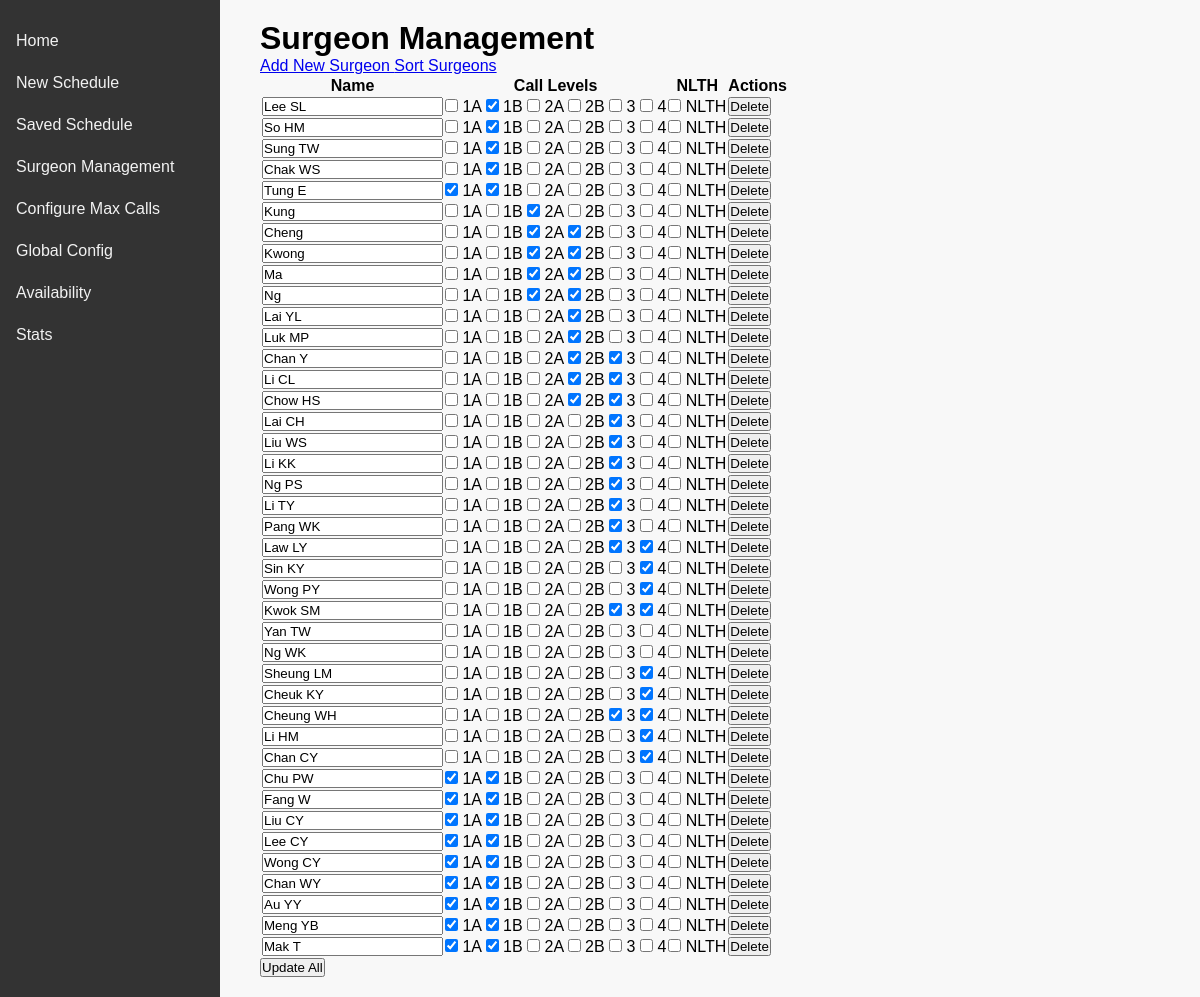
Screenshot of /surgeons with the database file from the repository.
### tables this page shows
CREATE TABLE surgeons (
                id INTEGER PRIMARY KEY AUTOINCREMENT,
                name TEXT NOT NULL,
                call_levels TEXT NOT NULL
            , nlth INTEGER NOT NULL DEFAULT 0);

### app.py (the view, shortened to what this page needs)
@app.route('/surgeons')
def list_surgeons():
    surgeons = get_all_surgeons()
    return render_template('surgeons_list.html', surgeons=surgeons)

### app.py (called while the page is built)
@app.context_processor
def utility_processor():
    return {
        'parse_call_levels': parse_call_levels
    }

@app.teardown_appcontext
def close_connection(exception):
    db = getattr(g, '_database', None)
    if db is not None:
        db.close()

### helper.py (called while the page is built)
def get_db():
    db = getattr(g, '_database', None)
    if db is None:
        db = g._database = sqlite3.connect(DATABASE)
        db.row_factory = sqlite3.Row  # Enables dict-like access.
    return db

def parse_call_levels(call_levels_str):
    if not call_levels_str:
        return []
    return [level.strip() for level in call_levels_str.split(',') if level.strip()]

def get_all_surgeons():
    db = get_db()
    rows = db.execute("SELECT * FROM surgeons").fetchall()
    return [dict(row) for row in rows]

### templates/surgeons_list.html (shortened to what this page needs)
{% extends 'base.html' %}
{% block content %}
  <div class="flex items-center justify-between mb-6">
    <h1 class="text-2xl font-bold">Surgeon Management</h1>
    <div class="space-x-2">
      <a href="{{ url_for('add_surgeon') }}"
         class="px-4 py-2 bg-green-600 text-white rounded hover:bg-green-700">
        Add New Surgeon
      </a>
      <a href="{{ url_for('list_surgeons', sort=1) }}"
         class="px-4 py-2 bg-blue-600 text-white rounded hover:bg-blue-700">
        Sort Surgeons
      </a>
    </div>
  </div>
  <form method="post" action="{{ url_for('update_all_surgeons') }}">
    <table class="w-full table-auto border-collapse">
      <thead>
        <tr class="bg-gray-200">
          <th class="border px-4 py-2">Name</th>
          <th class="border px-4 py-2">Call Levels</th>
          <th class="border px-4 py-2">NLTH</th>
          <th class="border px-4 py-2">Actions</th>
        </tr>
      </thead>
      <tbody>
        {% for surgeon in surgeons %}
          <tr>
            <td class="border px-4 py-2">
              <input
                type="text"
                name="name_{{ surgeon.id }}"
                value="{{ surgeon.name }}"
                class="w-full p-1 border rounded"
              />
            </td>
            <td class="border px-4 py-2">
              <div class="flex flex-wrap gap-2">
                {% for level in ['1A','1B','2A','2B','3','4'] %}
                  <label class="inline-flex items-center">
                    <input
                      type="checkbox"
                      name="call_levels_{{ surgeon.id }}"
                      value="{{ level }}"
                      {% if level in parse_call_levels(surgeon.call_levels) %}checked{% endif %}
                      class="mr-1"
                    />
                    {{ level }}
                  </label>
                {% endfor %}
              </div>
            </td>
            <td class="border px-4 py-2 text-center">
              <label class="inline-flex items-center">
                <input
                  type="checkbox"
                  name="nlth_{{ surgeon.id }}"
                  class="mr-1"
                />
                NLTH
              </label>
            </td>
            <td class="border px-4 py-2 text-center">
              <form method="post" action="{{ url_for('delete_surgeon', surgeon_id=surgeon.id) }}" onsubmit="return confirm('Delete {{ surgeon.name }}?');">
                <button type="submit" class="px-2 py-1 bg-red-600 text-white rounded hover:bg-red-700">
                  Delete
                </button>
              </form>
            </td>
          </tr>
        {% endfor %}
      </tbody>
    </table>
    <div class="mt-4 text-right">
      <button
        type="submit"
        class="px-4 py-2 bg-indigo-600 text-white rounded hover:bg-indigo-700"
      >
        Update All
      </button>
    </div>
  </form>
{% endblock %}

### templates/base.html (style rules this page uses)
* { box-sizing: border-box; margin: 0; padding: 0; }
body, html { font-family: Arial, sans-serif; height: 100%; background-color: #f8f8f8; }

### rows the page displays
surgeons: name "Lee SL", level "1A" "1B" "2A" "2B" "3" "4", call_levels "☑"
surgeons: name "So HM", level "1A" "1B" "2A" "2B" "3" "4", call_levels "☑"
surgeons: name "Sung TW", level "1A" "1B" "2A" "2B" "3" "4", call_levels "☑"
surgeons: name "Chak WS", level "1A" "1B" "2A" "2B" "3" "4", call_levels "☑"
surgeons: name "Tung E", call_levels "☑" "☑", level "1A" "1B" "2A" "2B" "3" "4"
surgeons: name "Kung", level "1A" "1B" "2A" "2B" "3" "4", call_levels "☑"
surgeons: name "Cheng", level "1A" "1B" "2A" "2B" "3" "4", call_levels "☑" "☑"
surgeons: name "Kwong", level "1A" "1B" "2A" "2B" "3" "4", call_levels "☑" "☑"
surgeons: name "Ma", level "1A" "1B" "2A" "2B" "3" "4", call_levels "☑" "☑"
surgeons: name "Ng", level "1A" "1B" "2A" "2B" "3" "4", call_levels "☑" "☑"
surgeons: name "Lai YL", level "1A" "1B" "2A" "2B" "3" "4", call_levels "☑"
surgeons: name "Luk MP", level "1A" "1B" "2A" "2B" "3" "4", call_levels "☑"
surgeons: name "Chan Y", level "1A" "1B" "2A" "2B" "3" "4", call_levels "☑" "☑"
surgeons: name "Li CL", level "1A" "1B" "2A" "2B" "3" "4", call_levels "☑" "☑"
surgeons: name "Chow HS", level "1A" "1B" "2A" "2B" "3" "4", call_levels "☑" "☑"
surgeons: name "Lai CH", level "1A" "1B" "2A" "2B" "3" "4", call_levels "☑"
surgeons: name "Liu WS", level "1A" "1B" "2A" "2B" "3" "4", call_levels "☑"
surgeons: name "Li KK", level "1A" "1B" "2A" "2B" "3" "4", call_levels "☑"
surgeons: name "Ng PS", level "1A" "1B" "2A" "2B" "3" "4", call_levels "☑"
surgeons: name "Li TY", level "1A" "1B" "2A" "2B" "3" "4", call_levels "☑"
surgeons: name "Pang WK", level "1A" "1B" "2A" "2B" "3" "4", call_levels "☑"
surgeons: name "Law LY", level "1A" "1B" "2A" "2B" "3" "4", call_levels "☑" "☑"
surgeons: name "Sin KY", level "1A" "1B" "2A" "2B" "3" "4", call_levels "☑"
surgeons: name "Wong PY", level "1A" "1B" "2A" "2B" "3" "4", call_levels "☑"
surgeons: name "Kwok SM", level "1A" "1B" "2A" "2B" "3" "4", call_levels "☑" "☑"
surgeons: name "Yan TW", level "1A" "1B" "2A" "2B" "3" "4"
surgeons: name "Ng WK", level "1A" "1B" "2A" "2B" "3" "4"
surgeons: name "Sheung LM", level "1A" "1B" "2A" "2B" "3" "4", call_levels "☑"
surgeons: name "Cheuk KY", level "1A" "1B" "2A" "2B" "3" "4", call_levels "☑"
surgeons: name "Cheung WH", level "1A" "1B" "2A" "2B" "3" "4", call_levels "☑" "☑"
surgeons: name "Li HM", level "1A" "1B" "2A" "2B" "3" "4", call_levels "☑"
surgeons: name "Chan CY", level "1A" "1B" "2A" "2B" "3" "4", call_levels "☑"
surgeons: name "Chu PW", call_levels "☑" "☑", level "1A" "1B" "2A" "2B" "3" "4"
surgeons: name "Fang W", call_levels "☑" "☑", level "1A" "1B" "2A" "2B" "3" "4"
surgeons: name "Liu CY", call_levels "☑" "☑", level "1A" "1B" "2A" "2B" "3" "4"
surgeons: name "Lee CY", call_levels "☑" "☑", level "1A" "1B" "2A" "2B" "3" "4"
surgeons: name "Wong CY", call_levels "☑" "☑", level "1A" "1B" "2A" "2B" "3" "4"
surgeons: name "Chan WY", call_levels "☑" "☑", level "1A" "1B" "2A" "2B" "3" "4"
surgeons: name "Au YY", call_levels "☑" "☑", level "1A" "1B" "2A" "2B" "3" "4"
surgeons: name "Meng YB", call_levels "☑" "☑", level "1A" "1B" "2A" "2B" "3" "4"
surgeons: name "Mak T", call_levels "☑" "☑", level "1A" "1B" "2A" "2B" "3" "4"
